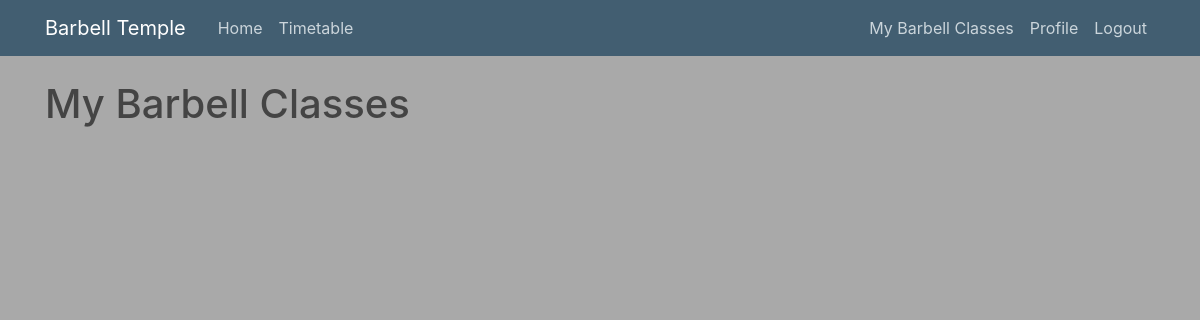
The page /mybarbellclasses/ (signed in) on the database as committed earlier.
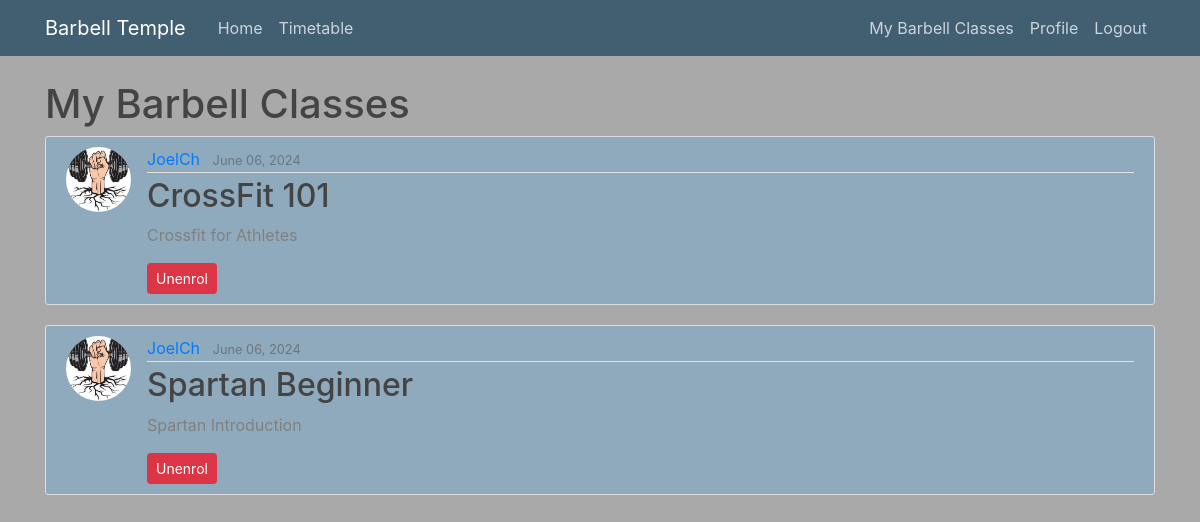
The same page on the database as committed later.
### barbell_classes/models.py (models this page shows, shortened)
class Enrollment(models.Model):
    user = models.ForeignKey(User, on_delete=models.CASCADE, related_name='enrollment_set')
    barbell_class = models.ForeignKey(BarbellClass, on_delete=models.CASCADE)
    date_enrolled = models.DateTimeField(auto_now_add=True)

class BarbellClass(models.Model):
    title = models.CharField(max_length=100, help_text="Enter the title of the barbell class (e.g., 'Beginner Strength Training')")
    image = CloudinaryField('image', default='placeholder')
    date_posted = models.DateTimeField(default=timezone.now)
    author = models.ForeignKey(User, on_delete=models.CASCADE)
    date = models.TextField(default='', help_text="Enter the date and time of the class (e.g., '2024-06-15 10:00 AM')")
    duration = models.TextField(default='', help_text="Enter the duration of the class (e.g., '1 hour')")
    difficulty = models.TextField(default='', help_text="Enter the difficulty level of the class (e.g., 'Beginner', 'Intermediate', 'Advanced')")
    description = models.TextField(help_text="Provide a detailed description of the class")

### users/models.py (models this page shows, shortened)
class Profile(models.Model):
    user = models.OneToOneField(User, on_delete=models.CASCADE)
    image = models.ImageField(default='default.jpg', upload_to='profile_pictures')

### barbell_classes/views.py (the view)
# urls.py: path('mybarbellclasses/', views.my_barbellclasses, name='my_barbellclasses'),
def my_barbellclasses(request):
    context = {
        'my_barbellclasses': Enrollment.objects.filter(user=request.user)
    }
    return render(request, 'barbell_classes/my_barbellclasses.html', context)

### barbell_classes/templates/barbell_classes/my_barbellclasses.html (shortened to what this page needs)
{% extends "barbell_classes/base.html" %}
{% block content %}
    <h1>My Barbell Classes</h1>
    {% for enrollment in my_barbellclasses %}
        <article class="media content-section">
            <img class="rounded-circle article-img" src="{{ enrollment.barbell_class.author.profile.image.url }}">
            <div class="media-body">
                <div class="article-metadata">
                    <a class="mr-2" href="#">{{ enrollment.barbell_class.author }}</a>
                    <small class="text-muted">{{ enrollment.barbell_class.date_posted|date:"F d, Y" }}</small>
                </div>
                <h2><a class="article-title" href="{% url 'barbellclass-detail' enrollment.barbell_class.id %}">{{ enrollment.barbell_class.title }}</a></h2>
                <p class="article-content">{{ enrollment.barbell_class.description }}</p>
                <form method="post" action="{% url 'barbellclass-unenrol' enrollment.barbell_class.id %}" onsubmit="return confirmUnenrol()">
                    <button type="submit" class="btn btn-danger btn-sm">Unenrol</button>
                </form>
            </div>
        </article>
    {% endfor %}
{% endblock content %}

Rows that differ between the two databases and show on the page:
added Enrollment: barbell_class.author.profile.image (picture), barbell_class.author "JoelCh", barbell_class.date_posted "June 06, 2024", barbell_class "CrossFit 101", barbell_class.description "Crossfit for Athletes"
added Enrollment: barbell_class.author.profile.image (picture), barbell_class.author "JoelCh", barbell_class.date_posted "June 06, 2024", barbell_class "Spartan Beginner", barbell_class.description "Spartan Introduction"
